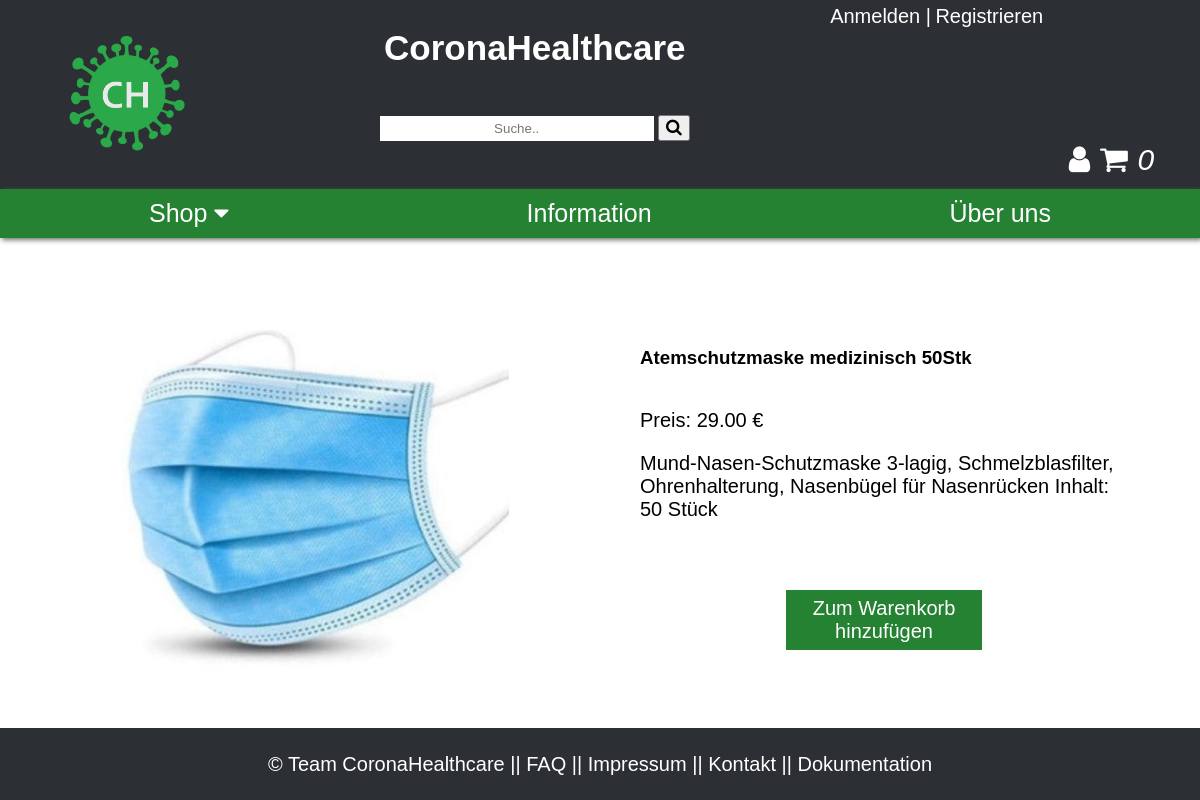
The app's page /index.php?c=shop&a=product&productID=19 with its own data.
### tables this page shows
CREATE TABLE IF NOT EXISTS `product` (
  `id` INT NOT NULL AUTO_INCREMENT,
  `name` VARCHAR(45) NULL,
  `price` DECIMAL(10,2) NULL,
  `description` VARCHAR(255) NULL DEFAULT 'Zu diesem Produkt gibt es noch keine Beschreibung.',
  `picturepath` VARCHAR(255) NULL DEFAULT 'Kein Bild angegeben',
  `category_id` INT NOT NULL,
  PRIMARY KEY (`id`),
  INDEX `fk_product_category_idx` (`category_id` ASC),
  CONSTRAINT `fk_product_category1`
    FOREIGN KEY (`category_id`)
    REFERENCES `category` (`id`)
    ON DELETE NO ACTION
    ON UPDATE NO ACTION);

### core/controller.class.php (called while the page is built, shortened)
<?php
class Controller
{
	private $_action = null;
	private $_controllerName = null;
	protected $_params = [];
	public function __construct($action = null, $controllerName = null)
	{
		$this->_action         = $action;
		$this->_controllerName = $controllerName;
	}
	public function renderHTML()
	{
		$viewPath = $this->viewPath($this->_controllerName, $this->_action);
		extract($this->_params);
		if(file_exists($viewPath))
		{
				include $viewPath;
		}
		include __DIR__.'/../views/layout.php';
	}
	protected function viewPath($controllerName, $action)
	{
		return __DIR__.'/../views/'.$controllerName.'/'.$action.'.php';
	}
}

### core/_baseModel.class.php (called while the page is built, shortened)
<?php
abstract class BaseModel
{
    public static function tablename()
    {
        $class = get_called_class();
        if(defined($class.'::TABLENAME'))
        {
            return $class::TABLENAME;
        }
        return null;
    }
    public static function find($where = '')
    {
        $db = $GLOBALS['db'];
        $result = null;
        try
        {
            $sql = 'SELECT * FROM ' . self::tablename();
            if(!empty($where))
            {
                $sql .= ' WHERE ' . $where . ';';
            }
            $result = $db->query($sql)->fetchAll();
        }
        catch (PDOException $e)
        {
            die('Select statement failed: ' . $e->getMessage());
        }
        return $result;
    }
    public static function findOne($whereStr = '')
    {
        $results = self::find($whereStr);
        if(count($results) > 0)
        {
            return $results[0];
        }
        return null;
    }
}

### controller/shop_controller.php (called while the page is built, shortened)
<?php
class ShopController extends \app\core\Controller
{
    public function actionProduct()
    {
        $productID = $_GET['productID'];
        $product = \app\models\Product::findOne('id = ' . $productID);
    }
}

### views/shop/product.php (the view, shortened to what this page needs)
<html>
<!DOCTYPE html>
<html lang="de">
<head>
</head>
<body>
<div class="product">
<div class="product-left">
<?php if($productPicture != 'Kein Bild angegeben'):  ?>
                    <img src="assets/<?=$productPicture?>">
                <?php else : ?>
                    <img src="assets/Logo.png">
                <?php endif; ?>
                </div>
<div class = "product-right">
    <h3><?=$productName?> </h3>
    <p>Preis: <?=$productPrice?> €</p>
    <p><?=$productDescription?></p>
    <form action="index.php?c=shop&a=addProduct" method="post">
    <button class="add-to-cart">Zum Warenkorb hinzufügen</button></div>
    </div>
    </body>
    </html>

### assets/styles/style.css (style rules this page uses)
* { text-decoration: none; text-align: center; font-family: Arial, sans-serif; }
body { margin: 0; margin-bottom: 10vh; }
.product { display: flex; text-align: center; flex-direction: row; }
.product p { font-size: 20px; }
.product-right { margin-top: 7.5%; padding-left: 10%; margin-right: 6%; flex: 60%; }
.product-right p { text-align: left; }
.product-right h3 { text-align: left; padding-bottom: 20px; }
.product-left { float: left; margin-left: 10%; margin-top: 5%; flex: 40%; }
.product img { width: 400px; height: 400px; }
.product button { margin-top: 10%; width: 40%; padding: 1.5%; border: none; background-color: rgb(36, 130, 50); text-align: center; cursor: pointer; font-size: 20px; transition-duration: 0.3s; color: white; }

### records on screen
product: picturepath (picture), name "Atemschutzmaske medizinisch 50Stk", price "29.00", description "Mund-Nasen-Schutzmaske 3-lagig, Schmelzblasfilter, Ohrenhalterung, Nasenbügel für Nasenrücken Inhalt: 50 Stück"
